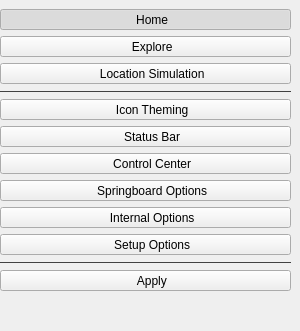
        <widget class="QWidget" name="sidebar" native="true">
         <property name="sizePolicy">
          <sizepolicy hsizetype="Fixed" vsizetype="Preferred">
           <horstretch>0</horstretch>
           <verstretch>0</verstretch>
          </sizepolicy>
         </property>
         <property name="minimumSize">
          <size>
           <width>300</width>
           <height>0</height>
          </size>
         </property>
         <property name="styleSheet">
          <string notr="true">QFrame {
	color: #414141;
}</string>
         </property>
         <layout class="QVBoxLayout" name="verticalLayout">
          <property name="leftMargin">
           <number>0</number>
          </property>
          <property name="topMargin">
           <number>9</number>
          </property>
          <property name="rightMargin">
           <number>9</number>
          </property>
          <property name="bottomMargin">
           <number>0</number>
          </property>
          <item>
           <widget class="QToolButton" name="homePageBtn">
            <property name="sizePolicy">
             <sizepolicy hsizetype="Expanding" vsizetype="Fixed">
              <horstretch>0</horstretch>
              <verstretch>0</verstretch>
             </sizepolicy>
            </property>
            <property name="text">
             <string>    Home</string>
            </property>
            <property name="icon">
             <iconset resource="resources.qrc">
              <normaloff>:/icon/house.svg</normaloff>:/icon/house.svg</iconset>
            </property>
            <property name="checkable">
             <bool>true</bool>
            </property>
            <property name="checked">
             <bool>true</bool>
            </property>
            <property name="autoExclusive">
             <bool>true</bool>
            </property>
            <property name="toolButtonStyle">
             <enum>Qt::ToolButtonTextBesideIcon</enum>
            </property>
            <property name="cls" stdset="0">
             <string>sidebarBtn</string>
            </property>
           </widget>
          </item>
          <item>
           <widget class="QToolButton" name="explorePageBtn">
            <property name="sizePolicy">
             <sizepolicy hsizetype="Expanding" vsizetype="Fixed">
              <horstretch>0</horstretch>
              <verstretch>0</verstretch>
             </sizepolicy>
            </property>
            <property name="text">
             <string>    Explore</string>
            </property>
            <property name="icon">
             <iconset resource="resources.qrc">
              <normaloff>:/icon/compass.svg</normaloff>:/icon/compass.svg</iconset>
            </property>
            <property name="checkable">
             <bool>true</bool>
            </property>
            <property name="autoExclusive">
             <bool>true</bool>
            </property>
            <property name="toolButtonStyle">
             <enum>Qt::ToolButtonTextBesideIcon</enum>
            </property>
            <property name="cls" stdset="0">
             <string>sidebarBtn</string>
            </property>
           </widget>
          </item>
          <item>
           <widget class="QToolButton" name="locSimPageBtn">
            <property name="sizePolicy">
             <sizepolicy hsizetype="Expanding" vsizetype="Fixed">
              <horstretch>0</horstretch>
              <verstretch>0</verstretch>
             </sizepolicy>
            </property>
            <property name="text">
             <string>    Location Simulation</string>
            </property>
            <property name="icon">
             <iconset resource="resources.qrc">
              <normaloff>:/icon/geo-alt.svg</normaloff>:/icon/geo-alt.svg</iconset>
            </property>
            <property name="checkable">
             <bool>true</bool>
            </property>
            <property name="autoExclusive">
             <bool>true</bool>
            </property>
            <property name="toolButtonStyle">
             <enum>Qt::ToolButtonTextBesideIcon</enum>
            </property>
            <property name="cls" stdset="0">
             <string>sidebarBtn</string>
            </property>
           </widget>
          </item>
          <item>
           <widget class="Line" name="sidebarDiv1">
            <property name="styleSheet">
             <string notr="true">QFrame {
	color: #414141;
}</string>
            </property>
            <property name="frameShadow">
             <enum>QFrame::Plain</enum>
            </property>
            <property name="orientation">
             <enum>Qt::Horizontal</enum>
            </property>
           </widget>
          </item>
          <item>
           <widget class="QToolButton" name="themesPageBtn">
            <property name="sizePolicy">
             <sizepolicy hsizetype="Expanding" vsizetype="Fixed">
              <horstretch>0</horstretch>
              <verstretch>0</verstretch>
             </sizepolicy>
            </property>
            <property name="text">
             <string>    Icon Theming</string>
            </property>
            <property name="icon">
             <iconset resource="resources.qrc">
              <normaloff>:/icon/brush.svg</normaloff>:/icon/brush.svg</iconset>
            </property>
            <property name="checkable">
             <bool>true</bool>
            </property>
            <property name="autoExclusive">
             <bool>true</bool>
            </property>
            <property name="toolButtonStyle">
             <enum>Qt::ToolButtonTextBesideIcon</enum>
            </property>
            <property name="arrowType">
             <enum>Qt::NoArrow</enum>
            </property>
            <property name="cls" stdset="0">
             <string>sidebarBtn</string>
            </property>
           </widget>
          </item>
          <item>
           <widget class="QToolButton" name="statusBarPageBtn">
            <property name="sizePolicy">
             <sizepolicy hsizetype="Expanding" vsizetype="Fixed">
              <horstretch>0</horstretch>
              <verstretch>0</verstretch>
             </sizepolicy>
            </property>
            <property name="text">
             <string>    Status Bar</string>
            </property>
            <property name="icon">
             <iconset resource="resources.qrc">
              <normaloff>:/icon/wifi.svg</normaloff>:/icon/wifi.svg</iconset>
            </property>
            <property name="checkable">
             <bool>true</bool>
            </property>
            <property name="autoExclusive">
             <bool>true</bool>
            </property>
            <property name="toolButtonStyle">
             <enum>Qt::ToolButtonTextBesideIcon</enum>
            </property>
            <property name="cls" stdset="0">
             <string>sidebarBtn</string>
            </property>
           </widget>
          </item>
          <item>
           <widget class="QToolButton" name="controlCenterPageBtn">
            <property name="sizePolicy">
             <sizepolicy hsizetype="Expanding" vsizetype="Fixed">
              <horstretch>0</horstretch>
              <verstretch>0</verstretch>
             </sizepolicy>
            </property>
            <property name="text">
             <string>    Control Center</string>
            </property>
            <property name="icon">
             <iconset resource="resources.qrc">
              <normaloff>:/icon/toggles.svg</normaloff>:/icon/toggles.svg</iconset>
            </property>
            <property name="checkable">
             <bool>true</bool>
            </property>
            <property name="autoExclusive">
             <bool>true</bool>
            </property>
            <property name="toolButtonStyle">
             <enum>Qt::ToolButtonTextBesideIcon</enum>
            </property>
            <property name="cls" stdset="0">
             <string>sidebarBtn</string>
            </property>
           </widget>
          </item>
          <item>
           <widget class="QToolButton" name="springboardOptionsPageBtn">
            <property name="sizePolicy">
             <sizepolicy hsizetype="Expanding" vsizetype="Fixed">
              <horstretch>0</horstretch>
              <verstretch>0</verstretch>
             </sizepolicy>
            </property>
            <property name="text">
             <string>    Springboard Options</string>
            </property>
            <property name="icon">
             <iconset resource="resources.qrc">
              <normaloff>:/icon/app-indicator.svg</normaloff>:/icon/app-indicator.svg</iconset>
            </property>
            <property name="checkable">
             <bool>true</bool>
            </property>
            <property name="autoExclusive">
             <bool>true</bool>
            </property>
            <property name="toolButtonStyle">
             <enum>Qt::ToolButtonTextBesideIcon</enum>
            </property>
            <property name="cls" stdset="0">
             <string>sidebarBtn</string>
            </property>
           </widget>
          </item>
          <item>
           <widget class="QToolButton" name="internalOptionsPageBtn">
            <property name="sizePolicy">
             <sizepolicy hsizetype="Expanding" vsizetype="Fixed">
              <horstretch>0</horstretch>
              <verstretch>0</verstretch>
             </sizepolicy>
            </property>
            <property name="text">
             <string>    Internal Options</string>
            </property>
            <property name="icon">
             <iconset resource="resources.qrc">
              <normaloff>:/icon/hdd.svg</normaloff>:/icon/hdd.svg</iconset>
            </property>
            <property name="checkable">
             <bool>true</bool>
            </property>
            <property name="autoExclusive">
             <bool>true</bool>
            </property>
            <property name="toolButtonStyle">
             <enum>Qt::ToolButtonTextBesideIcon</enum>
            </property>
            <property name="cls" stdset="0">
             <string>sidebarBtn</string>
            </property>
           </widget>
          </item>
          <item>
           <widget class="QToolButton" name="setupOptionsPageBtn">
            <property name="sizePolicy">
             <sizepolicy hsizetype="Expanding" vsizetype="Fixed">
              <horstretch>0</horstretch>
              <verstretch>0</verstretch>
             </sizepolicy>
            </property>
            <property name="text">
             <string>    Setup Options</string>
            </property>
            <property name="icon">
             <iconset resource="resources.qrc">
              <normaloff>:/icon/gear.svg</normaloff>:/icon/gear.svg</iconset>
            </property>
            <property name="checkable">
             <bool>true</bool>
            </property>
            <property name="autoExclusive">
             <bool>true</bool>
            </property>
            <property name="toolButtonStyle">
             <enum>Qt::ToolButtonTextBesideIcon</enum>
            </property>
            <property name="cls" stdset="0">
             <string>sidebarBtn</string>
            </property>
           </widget>
          </item>
          <item>
           <widget class="Line" name="sidebarDiv2">
            <property name="styleSheet">
             <string notr="true">QFrame {
	color: #414141;
}</string>
            </property>
            <property name="frameShadow">
             <enum>QFrame::Plain</enum>
            </property>
            <property name="orientation">
             <enum>Qt::Horizontal</enum>
            </property>
           </widget>
          </item>
          <item>
           <widget class="QToolButton" name="applyPageBtn">
            <property name="sizePolicy">
             <sizepolicy hsizetype="Expanding" vsizetype="Fixed">
              <horstretch>0</horstretch>
              <verstretch>0</verstretch>
             </sizepolicy>
            </property>
            <property name="text">
             <string>    Apply</string>
            </property>
            <property name="icon">
             <iconset resource="resources.qrc">
              <normaloff>:/icon/check-circle.svg</normaloff>:/icon/check-circle.svg</iconset>
            </property>
            <property name="checkable">
             <bool>true</bool>
            </property>
            <property name="autoExclusive">
             <bool>true</bool>
            </property>
            <property name="toolButtonStyle">
             <enum>Qt::ToolButtonTextBesideIcon</enum>
            </property>
            <property name="cls" stdset="0">
             <string>sidebarBtn</string>
            </property>
           </widget>
          </item>
          <item>
           <spacer name="verticalSpacer">
            <property name="orientation">
             <enum>Qt::Vertical</enum>
            </property>
            <property name="sizeHint" stdset="0">
             <size>
              <width>20</width>
              <height>40</height>
             </size>
            </property>
           </spacer>
          </item>
         </layout>
        </widget>
